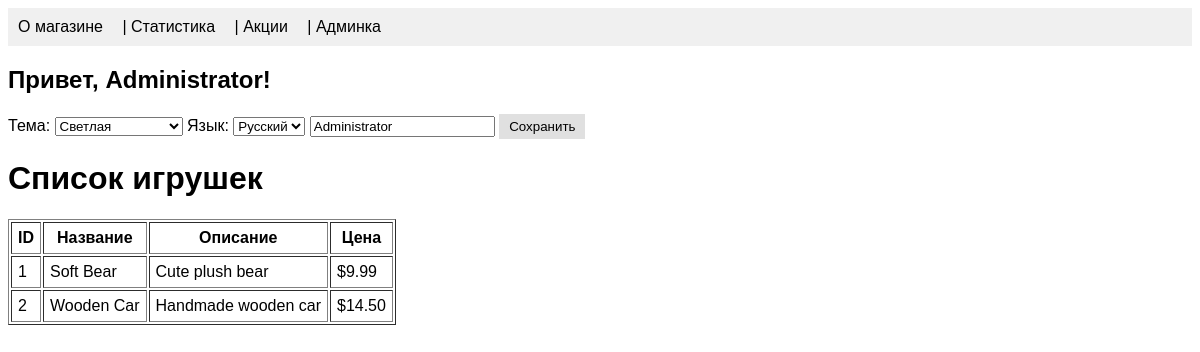
The page / (signed in) on the database its author committed.
### tables this page shows
CREATE TABLE IF NOT EXISTS products (
    id INT AUTO_INCREMENT PRIMARY KEY,
    name VARCHAR(255) NOT NULL,
    description TEXT,
    price DECIMAL(10,2)
);

### index.php (the view, shortened to what this page needs)
<?php
$username = $_SESSION['name'] ?? $_COOKIE['user'] ?? 'Гость';
$theme = $_COOKIE['theme'] ?? 'light';
$lang  = $_COOKIE['lang'] ?? 'ru';
$texts = [
    'ru' => [
        'hello' => 'Привет',
        'store' => 'Магазин игрушек',
        'about' => 'О магазине',
        'promo' => 'Акции',
        'admin' => 'Админка',
        'theme_label' => 'Тема',
        'lang_label' => 'Язык',
        'save_btn' => 'Сохранить',
        'toy_list' => 'Список игрушек',
        'id' => 'ID',
        'name' => 'Название',
        'desc' => 'Описание',
        'price' => 'Цена',
        'register_label' => 'Введите имя',
        'register_btn' => 'Зарегистрироваться'
    ],
    'en' => [
        'hello' => 'Hello',
        'store' => 'Toy Shop',
        'about' => 'About',
        'promo' => 'Promotions',
        'admin' => 'Admin Panel',
        'theme_label' => 'Theme',
        'lang_label' => 'Language',
        'save_btn' => 'Save',
        'toy_list' => 'Toy List',
        'id' => 'ID',
        'name' => 'Name',
        'desc' => 'Description',
        'price' => 'Price',
        'register_label' => 'Enter your name',
        'register_btn' => 'Register'
    ]
];
$txt = $texts[$lang];
?>
<!doctype html>
<html lang="<?= htmlspecialchars($lang) ?>">
<head>
    <link rel="stylesheet" href="theme.php?<?= time() ?>">
</head>
<body>
<nav>
    <a href="/static/info.html">О магазине</a> |
    <a href="/stats.php">Статистика</a> |
    <a href="/static/promo.html">Акции</a> |
    <a href="admin.php"><?= $txt['admin'] ?></a>
</nav>
<h2><?= $txt['hello'] ?>, <?= htmlspecialchars($username) ?>!</h2>
<form method="post" action="set_cookie.php">
    <p>
        <?= $txt['theme_label'] ?>:
        <select name="theme">
            <option value="light" <?= $theme==='light'?'selected':'' ?>>Светлая</option>
        </select>
        <?= $txt['lang_label'] ?>:
        <select name="lang">
            <option value="ru" <?= $lang==='ru'?'selected':'' ?>>Русский</option>
        </select>
        <input type="text" name="user" placeholder="<?= $txt['register_label'] ?>" value="<?= htmlspecialchars($username!=='Гость'?$username:'') ?>">
        <button type="submit"><?= $txt['save_btn'] ?></button>
    </p>
</form>
<h1><?= $txt['toy_list'] ?></h1>
<table border="1" cellpadding="6">
    <tr>
        <th><?= $txt['id'] ?></th>
        <th><?= $txt['name'] ?></th>
        <th><?= $txt['desc'] ?></th>
        <th><?= $txt['price'] ?></th>
    </tr>
    <?php
    $mysqli = new mysqli("db", "appuser", "apppass", "appdb");
    $res = $mysqli->query("SELECT id, name, description, price FROM products");
    if ($res) {
        while ($p = $res->fetch_assoc()) {
            echo "<tr>
                    <td>".htmlspecialchars($p['id'])."</td>
                    <td>".htmlspecialchars($p['name'])."</td>
                    <td>".htmlspecialchars($p['description'])."</td>
                    <td>$".htmlspecialchars($p['price'])."</td>
                  </tr>";
        }
    } else {
        echo "<tr><td colspan='4'>Ошибка запроса</td></tr>";
    }
    ?>
</table>
</body>
</html>

### rows shown on the page
products: id "1", name "Soft Bear", description "Cute plush bear", price "9.99"
products: id "2", name "Wooden Car", description "Handmade wooden car", price "14.50"

### other values the page prints
$txt['admin'] "Админка"
$txt['hello'] "Привет"
$username "Administrator"
$txt['theme_label'] "Тема"
$txt['lang_label'] "Язык"
$txt['save_btn'] "Сохранить"
$txt['toy_list'] "Список игрушек"
$txt['id'] "ID"
$txt['name'] "Название"
$txt['desc'] "Описание"
$txt['price'] "Цена"
